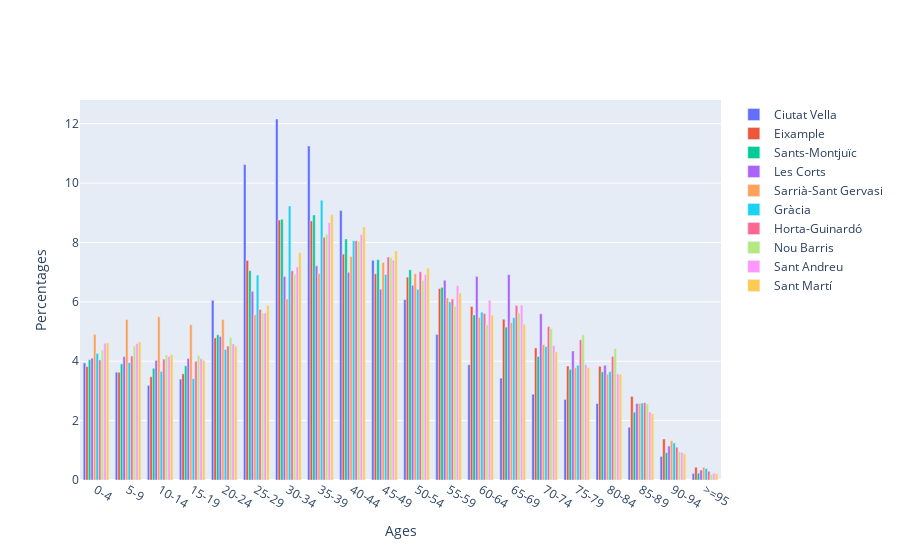

Notebook source saved alongside this figure:
### Code cell
DistrictName = 'Ciutat Vella'
figures = list()

for DistrictName in ageDistribution_df.columns:
    figures.append(go.Bar(x=ageDistribution_df.axes[0], y=(ageDistribution_df[DistrictName]/ageDistribution_df[DistrictName].sum())*100, name=DistrictName))

fig = go.Figure(data=figures)
fig.update_layout(
    xaxis_title='Ages',
    yaxis_title='Percentages',
    # barmode='stack'  # Set the bar mode to 'stack' for stacking
)
fig.show()
pyo.plot(fig, filename='Plots/AgeDistribution_Districts.html', auto_open=False)

### Figure 1 — Plotly figure (JSON) as saved in the notebook; plotly's stock layout.template omitted (floating-point values rounded to 4 significant figures)
{"data": [{"name": "Ciutat Vella", "x": ["0-4", "5-9", "10-14", "15-19", "20-24", "25-29", "30-34", "35-39", "40-44", "45-49", "50-54", "55-59", "60-64", "65-69", "70-74", "75-79", "80-84", "85-89", "90-94", ">=95"], "y": [3.944, 3.632, 3.187, 3.399, 6.053, 10.63, 12.16, 11.25, 9.078, 7.402, 6.078, 4.903, 3.879, 3.432, 2.89, 2.714, 2.577, 1.775, 0.7943, 0.2215], "type": "bar"}, {"name": "Eixample", "x": ["0-4", "5-9", "10-14", "15-19", "20-24", "25-29", "30-34", "35-39", "40-44", "45-49", "50-54", "55-59", "60-64", "65-69", "70-74", "75-79", "80-84", "85-89", "90-94", ">=95"], "y": [3.819, 3.626, 3.478, 3.574, 4.786, 7.396, 8.757, 8.726, 7.606, 6.943, 6.834, 6.448, 5.843, 5.416, 4.449, 3.841, 3.832, 2.817, 1.38, 0.4288], "type": "bar"}, {"name": "Sants-Montjuïc", "x": ["0-4", "5-9", "10-14", "15-19", "20-24", "25-29", "30-34", "35-39", "40-44", "45-49", "50-54", "55-59", "60-64", "65-69", "70-74", "75-79", "80-84", "85-89", "90-94", ">=95"], "y": [4.051, 3.909, 3.764, 3.846, 4.891, 7.051, 8.78, 8.927, 8.118, 7.422, 7.079, 6.489, 5.56, 5.149, 4.16, 3.724, 3.641, 2.287, 0.9222, 0.2306], "type": "bar"}, {"name": "Les Corts", "x": ["0-4", "5-9", "10-14", "15-19", "20-24", "25-29", "30-34", "35-39", "40-44", "45-49", "50-54", "55-59", "60-64", "65-69", "70-74", "75-79", "80-84", "85-89", "90-94", ">=95"], "y": [4.105, 4.154, 4.029, 4.093, 4.833, 6.355, 6.857, 7.218, 6.997, 6.427, 6.557, 6.728, 6.861, 6.918, 5.599, 4.345, 3.866, 2.576, 1.144, 0.3365], "type": "bar"}, {"name": "Sarrià-Sant Gervasi", "x": ["0-4", "5-9", "10-14", "15-19", "20-24", "25-29", "30-34", "35-39", "40-44", "45-49", "50-54", "55-59", "60-64", "65-69", "70-74", "75-79", "80-84", "85-89", "90-94", ">=95"], "y": [4.905, 5.407, 5.495, 5.229, 5.404, 5.567, 6.098, 6.955, 7.526, 7.329, 6.944, 6.133, 5.478, 5.303, 4.558, 3.777, 3.565, 2.576, 1.318, 0.4312], "type": "bar"}, {"name": "Gràcia", "x": ["0-4", "5-9", "10-14", "15-19", "20-24", "25-29", "30-34", "35-39", "40-44", "45-49", "50-54", "55-59", "60-64", "65-69", "70-74", "75-79", "80-84", "85-89", "90-94", ">=95"], "y": [4.262, 3.952, 3.654, 3.415, 4.395, 6.905, 9.231, 9.426, 8.059, 6.923, 6.421, 5.998, 5.653, 5.465, 4.495, 3.865, 3.65, 2.593, 1.25, 0.388], "type": "bar"}, {"name": "Horta-Guinardó", "x": ["0-4", "5-9", "10-14", "15-19", "20-24", "25-29", "30-34", "35-39", "40-44", "45-49", "50-54", "55-59", "60-64", "65-69", "70-74", "75-79", "80-84", "85-89", "90-94", ">=95"], "y": [4.046, 4.177, 4.07, 3.999, 4.513, 5.744, 7.048, 8.178, 8.059, 7.511, 7.014, 6.099, 5.608, 5.879, 5.166, 4.723, 4.164, 2.602, 1.105, 0.2938], "type": "bar"}, {"name": "Nou Barris", "x": ["0-4", "5-9", "10-14", "15-19", "20-24", "25-29", "30-34", "35-39", "40-44", "45-49", "50-54", "55-59", "60-64", "65-69", "70-74", "75-79", "80-84", "85-89", "90-94", ">=95"], "y": [4.374, 4.509, 4.21, 4.199, 4.797, 5.627, 6.934, 8.276, 8.037, 7.486, 6.726, 5.852, 5.229, 5.63, 5.097, 4.89, 4.427, 2.56, 0.951, 0.1867], "type": "bar"}, {"name": "Sant Andreu", "x": ["0-4", "5-9", "10-14", "15-19", "20-24", "25-29", "30-34", "35-39", "40-44", "45-49", "50-54", "55-59", "60-64", "65-69", "70-74", "75-79", "80-84", "85-89", "90-94", ">=95"], "y": [4.603, 4.595, 4.163, 4.086, 4.584, 5.623, 7.173, 8.666, 8.269, 7.404, 6.915, 6.546, 6.056, 5.886, 4.527, 3.884, 3.573, 2.29, 0.9282, 0.2305], "type": "bar"}, {"name": "Sant Martí", "x": ["0-4", "5-9", "10-14", "15-19", "20-24", "25-29", "30-34", "35-39", "40-44", "45-49", "50-54", "55-59", "60-64", "65-69", "70-74", "75-79", "80-84", "85-89", "90-94", ">=95"], "y": [4.618, 4.652, 4.225, 4.027, 4.515, 5.879, 7.656, 8.944, 8.527, 7.72, 7.139, 6.302, 5.552, 5.252, 4.312, 3.791, 3.566, 2.233, 0.8788, 0.2123], "type": "bar"}], "layout": {"xaxis": {"title": {"text": "Ages"}}, "yaxis": {"title": {"text": "Percentages"}}}}
